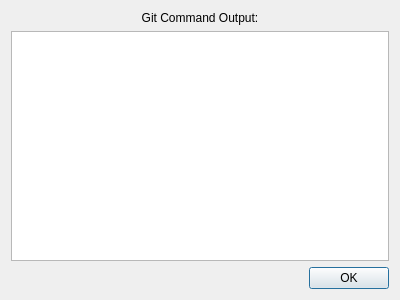
<ui version="4.0" >
 <class>ugitCommandDialog</class>
 <widget class="QDialog" name="ugitCommandDialog" >
  <property name="geometry" >
   <rect>
    <x>0</x>
    <y>0</y>
    <width>400</width>
    <height>300</height>
   </rect>
  </property>
  <property name="windowTitle" >
   <string>Git Command Output</string>
  </property>
  <layout class="QVBoxLayout" >
   <item>
    <widget class="QLabel" name="label" >
     <property name="text" >
      <string>Git Command Output:</string>
     </property>
     <property name="alignment" >
      <set>Qt::AlignCenter</set>
     </property>
    </widget>
   </item>
   <item>
    <widget class="QTextEdit" name="commandText" >
     <property name="readOnly" >
      <bool>true</bool>
     </property>
    </widget>
   </item>
   <item>
    <layout class="QHBoxLayout" >
     <item>
      <spacer>
       <property name="orientation" >
        <enum>Qt::Horizontal</enum>
       </property>
       <property name="sizeHint" >
        <size>
         <width>261</width>
         <height>20</height>
        </size>
       </property>
      </spacer>
     </item>
     <item>
      <widget class="QPushButton" name="okButton" >
       <property name="text" >
        <string>OK</string>
       </property>
      </widget>
     </item>
    </layout>
   </item>
  </layout>
 </widget>
 <resources/>
 <connections>
  <connection>
   <sender>okButton</sender>
   <signal>clicked()</signal>
   <receiver>ugitCommandDialog</receiver>
   <slot>close()</slot>
   <hints>
    <hint type="sourcelabel" >
     <x>352</x>
     <y>277</y>
    </hint>
    <hint type="destinationlabel" >
     <x>199</x>
     <y>149</y>
    </hint>
   </hints>
  </connection>
 </connections>
</ui>
